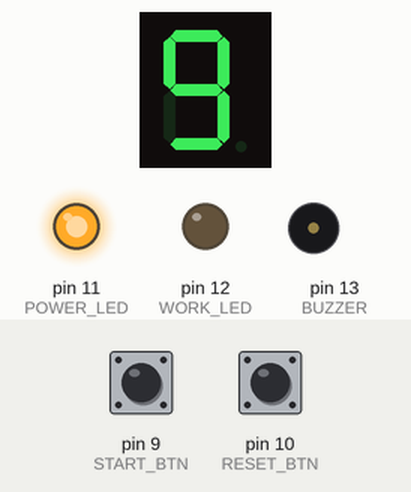
Recording of a program running on a simulated Arduino Nano, built with avr-gcc and run on an emulated ATmega328P. Shown: 1-digit seven-segment display, output pins drawn as LEDs (lit = HIGH), buzzer (waves = sounding, pin HIGH). Wiring (inferred from the names in the program): 1-digit 7-segment display, segments lit when HIGH: segments pin 2, pin 3, pin 4, pin 5, pin 6, pin 7, pin 8. Inputs (shaded band) come from the test bench; at power-on: pin 9 (START_BTN) HIGH, pin 10 (RESET_BTN) HIGH. The segment pins are drawn as the display they are named for; pins used as bus, display or sensor lines are not drawn.

Above: at 1.2 s.
1.3 s: pin 9 (START_BTN) pulled LOW for 0.15 s
At 1.9 s:
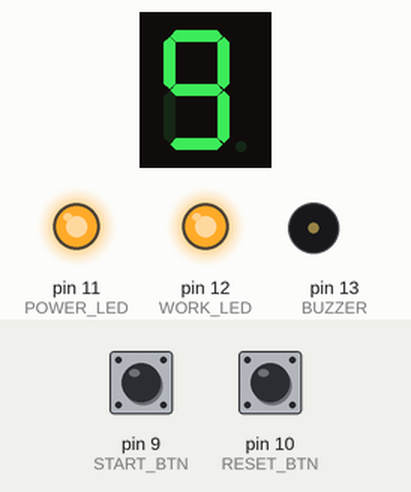
4.4 s: pin 10 (RESET_BTN) pulled LOW for 1 s
At 4.9 s:
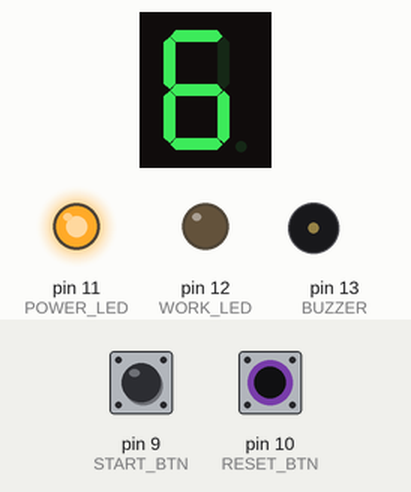
6.9 s: pin 9 (START_BTN) pulled LOW for 1 s
At 6.97 s:
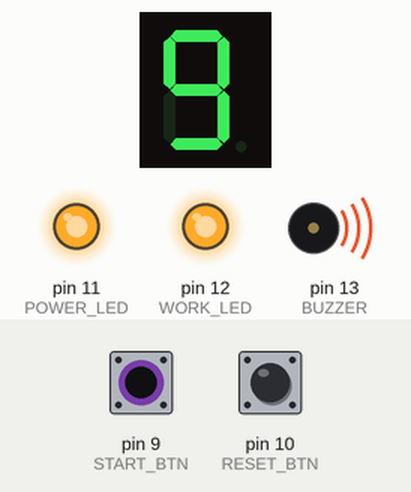
Timing chart, 0 to 16.9 s (numbered marks = the images above; inputs shaded):
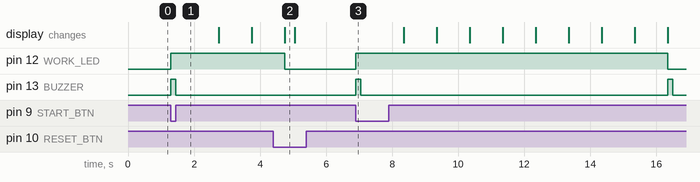

Measured:
- after the input at 1.3 s, pin 12 (WORK_LED): LOW → HIGH at once; pin 13 (BUZZER): LOW → HIGH at once, → LOW 0.15 s later
- after the input at 4.4 s, pin 12 (WORK_LED): HIGH → LOW after 0.35 s
- after the input at 6.9 s, pin 12 (WORK_LED): LOW → HIGH at once, → LOW 9.5 s later; pin 13 (BUZZER): alternates HIGH for 0.15 s and LOW for 9.3 s, starting at once

The program:

main.cpp
```cpp
#include <Arduino.h>

// Segment pins
const int segPins[7] = {2,3,4,5,6,7,8};

// Button pins
const int START_BTN = 9;
const int RESET_BTN = 10;

// LEDs
const int POWER_LED = 11;
const int WORK_LED  = 12;

// Buzzer
const int BUZZER = 13;

// Display patterns for 0–9 (common cathode)
// a b c d e f g (1 = on)
byte digits[10][7] = {
  {1,1,1,1,1,1,0}, // 0
  {0,1,1,0,0,0,0}, // 1
  {1,1,0,1,1,0,1}, // 2
  {1,1,1,1,0,0,1}, // 3
  {0,1,1,0,0,1,1}, // 4
  {1,0,1,1,0,1,1}, // 5
  {1,0,1,1,1,1,1}, // 6
  {1,1,1,0,0,0,0}, // 7
  {1,1,1,1,1,1,1}, // 8
  {1,1,1,1,0,1,1}  // 9
};

int currentNum = 9;
bool running = false;
bool frozen = false;

void showDigit(int n) {
  for(int i=0; i<7; i++) {
    digitalWrite(segPins[i], digits[n][i]);
  }
}

void beep() {
  digitalWrite(BUZZER, HIGH);
  delay(150);
  digitalWrite(BUZZER, LOW);
}

void setup() {
  // Segments
  for(int i=0; i<7; i++) pinMode(segPins[i], OUTPUT);

  // Buttons
  pinMode(START_BTN, INPUT_PULLUP);
  pinMode(RESET_BTN, INPUT_PULLUP);

  // LEDs
  pinMode(POWER_LED, OUTPUT);
  pinMode(WORK_LED,  OUTPUT);

  // Buzzer
  pinMode(BUZZER, OUTPUT);

  // Power LED on
  digitalWrite(POWER_LED, HIGH);

  // Initial display
  showDigit(currentNum);
}

void loop() {

  // START BUTTON
  if (!digitalRead(START_BTN) && !running) {
    running = true;
    frozen = false;
    digitalWrite(WORK_LED, HIGH);
    beep(); // start beep
    delay(300);
  }

  // RESET BUTTON
  if (!digitalRead(RESET_BTN)) {
    if (running && !frozen) {
      // Freeze
      frozen = true;
      running = false;
      digitalWrite(WORK_LED, LOW);
    } else if (frozen) {
      // Reset to 9
      currentNum = 9;
      showDigit(currentNum);
      frozen = false;
    }
    delay(300); // debounce / avoid double-press
  }

  // COUNTDOWN
  if (running) {
    delay(1000);
    currentNum--;
    showDigit(currentNum);

    if (currentNum <= 0) {
      running = false;
      digitalWrite(WORK_LED, LOW);
      beep(); // end beep
    }
  }
}
```
